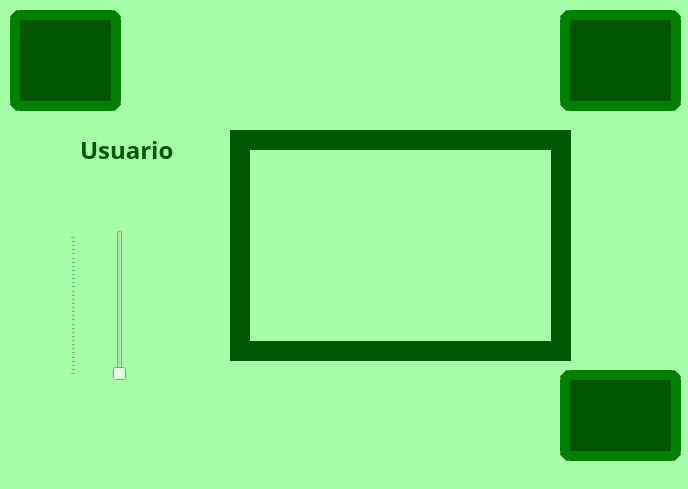
<?xml version="1.0" encoding="UTF-8"?>
<ui version="4.0">
 <class>MainWindow</class>
 <widget class="QMainWindow" name="MainWindow">
  <property name="geometry">
   <rect>
    <x>0</x>
    <y>0</y>
    <width>688</width>
    <height>489</height>
   </rect>
  </property>
  <property name="windowTitle">
   <string>MainWindow</string>
  </property>
  <property name="styleSheet">
   <string notr="true">background-color: rgb(166, 255, 166);</string>
  </property>
  <widget class="QWidget" name="centralwidget">
   <property name="styleSheet">
    <string notr="true"/>
   </property>
   <widget class="QLabel" name="img_persona_5">
    <property name="geometry">
     <rect>
      <x>10</x>
      <y>10</y>
      <width>111</width>
      <height>101</height>
     </rect>
    </property>
    <property name="styleSheet">
     <string notr="true">border: 10px solid green;
border-radius: 11px;
background-color: rgb(0, 85, 0);</string>
    </property>
    <property name="text">
     <string/>
    </property>
    <property name="pixmap">
     <pixmap resource="../recursos.qrc">:/Logos/Imagenes/logo uat.jpg</pixmap>
    </property>
    <property name="scaledContents">
     <bool>true</bool>
    </property>
   </widget>
   <widget class="QLabel" name="img_persona_6">
    <property name="geometry">
     <rect>
      <x>560</x>
      <y>10</y>
      <width>121</width>
      <height>101</height>
     </rect>
    </property>
    <property name="styleSheet">
     <string notr="true">border: 10px solid green;
border-radius: 11px;
background-color: rgb(0, 85, 0);</string>
    </property>
    <property name="text">
     <string/>
    </property>
    <property name="pixmap">
     <pixmap resource="../recursos.qrc">:/Logos/Imagenes/logo fians.jpg</pixmap>
    </property>
    <property name="scaledContents">
     <bool>true</bool>
    </property>
   </widget>
   <widget class="QLabel" name="label_5">
    <property name="geometry">
     <rect>
      <x>230</x>
      <y>130</y>
      <width>341</width>
      <height>231</height>
     </rect>
    </property>
    <property name="styleSheet">
     <string notr="true">background-color: rgb(0, 85, 0);</string>
    </property>
    <property name="text">
     <string/>
    </property>
   </widget>
   <widget class="QLabel" name="label_3">
    <property name="geometry">
     <rect>
      <x>560</x>
      <y>370</y>
      <width>121</width>
      <height>91</height>
     </rect>
    </property>
    <property name="styleSheet">
     <string notr="true">border: 10px solid green;
border-radius: 11px;
background-color: rgb(0, 85, 0);</string>
    </property>
    <property name="text">
     <string/>
    </property>
    <property name="pixmap">
     <pixmap resource="../recursos.qrc">:/Logos/Imagenes/equipo.jpeg</pixmap>
    </property>
    <property name="scaledContents">
     <bool>true</bool>
    </property>
   </widget>
   <widget class="QSlider" name="vs_personas">
    <property name="geometry">
     <rect>
      <x>70</x>
      <y>230</y>
      <width>91</width>
      <height>151</height>
     </rect>
    </property>
    <property name="autoFillBackground">
     <bool>false</bool>
    </property>
    <property name="styleSheet">
     <string notr="true"/>
    </property>
    <property name="minimum">
     <number>33</number>
    </property>
    <property name="tracking">
     <bool>true</bool>
    </property>
    <property name="orientation">
     <enum>Qt::Vertical</enum>
    </property>
    <property name="invertedAppearance">
     <bool>false</bool>
    </property>
    <property name="invertedControls">
     <bool>false</bool>
    </property>
    <property name="tickPosition">
     <enum>QSlider::TicksAbove</enum>
    </property>
    <property name="tickInterval">
     <number>2</number>
    </property>
   </widget>
   <widget class="QLabel" name="label_4">
    <property name="geometry">
     <rect>
      <x>80</x>
      <y>130</y>
      <width>121</width>
      <height>41</height>
     </rect>
    </property>
    <property name="font">
     <font>
      <family>Agency FB</family>
      <pointsize>14</pointsize>
      <weight>75</weight>
      <bold>true</bold>
     </font>
    </property>
    <property name="toolTip">
     <string>&lt;html&gt;&lt;head/&gt;&lt;body&gt;&lt;p&gt;&lt;span style=&quot; font-size:18pt; color:#ffffff;&quot;&gt;Usuario&lt;/span&gt;&lt;/p&gt;&lt;/body&gt;&lt;/html&gt;</string>
    </property>
    <property name="text">
     <string>&lt;html&gt;&lt;head/&gt;&lt;body&gt;&lt;p&gt;&lt;span style=&quot; font-size:18pt; font-weight:600; color:#005500;&quot;&gt;Usuario&lt;/span&gt;&lt;/p&gt;&lt;/body&gt;&lt;/html&gt;</string>
    </property>
   </widget>
   <widget class="QLabel" name="img_persona_4">
    <property name="geometry">
     <rect>
      <x>250</x>
      <y>150</y>
      <width>301</width>
      <height>191</height>
     </rect>
    </property>
    <property name="text">
     <string/>
    </property>
    <property name="scaledContents">
     <bool>true</bool>
    </property>
   </widget>
  </widget>
  <widget class="QStatusBar" name="statusbar"/>
 </widget>
 <resources>
  <include location="../recursos.qrc"/>
  <include location="../../../../../Program Files (x86)/recursos.qrc"/>
 </resources>
 <connections/>
</ui>
